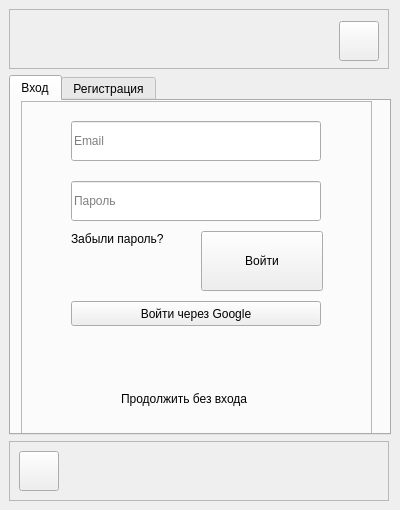
<?xml version="1.0" encoding="UTF-8"?>
<ui version="4.0">
 <class>MainWindow</class>
 <widget class="QMainWindow" name="MainWindow">
  <property name="geometry">
   <rect>
    <x>0</x>
    <y>0</y>
    <width>400</width>
    <height>510</height>
   </rect>
  </property>
  <property name="minimumSize">
   <size>
    <width>400</width>
    <height>510</height>
   </size>
  </property>
  <property name="maximumSize">
   <size>
    <width>400</width>
    <height>510</height>
   </size>
  </property>
  <property name="windowTitle">
   <string>MainWindow</string>
  </property>
  <widget class="QWidget" name="centralwidget">
   <property name="minimumSize">
    <size>
     <width>0</width>
     <height>0</height>
    </size>
   </property>
   <property name="maximumSize">
    <size>
     <width>16777215</width>
     <height>16777215</height>
    </size>
   </property>
   <layout class="QVBoxLayout" name="verticalLayout">
    <item>
     <widget class="QFrame" name="frame_btn_them">
      <property name="minimumSize">
       <size>
        <width>380</width>
        <height>60</height>
       </size>
      </property>
      <property name="maximumSize">
       <size>
        <width>380</width>
        <height>60</height>
       </size>
      </property>
      <property name="frameShape">
       <enum>QFrame::StyledPanel</enum>
      </property>
      <property name="frameShadow">
       <enum>QFrame::Raised</enum>
      </property>
      <layout class="QHBoxLayout" name="horizontalLayout">
       <item>
        <widget class="QWidget" name="widget" native="true">
         <property name="minimumSize">
          <size>
           <width>0</width>
           <height>40</height>
          </size>
         </property>
        </widget>
       </item>
       <item>
        <widget class="QPushButton" name="btn_them">
         <property name="minimumSize">
          <size>
           <width>40</width>
           <height>40</height>
          </size>
         </property>
         <property name="maximumSize">
          <size>
           <width>35</width>
           <height>35</height>
          </size>
         </property>
         <property name="text">
          <string/>
         </property>
        </widget>
       </item>
      </layout>
     </widget>
    </item>
    <item>
     <widget class="QTabWidget" name="tabWidget">
      <property name="currentIndex">
       <number>0</number>
      </property>
      <widget class="QWidget" name="tab_entry">
       <attribute name="title">
        <string>Вход</string>
       </attribute>
       <widget class="QFrame" name="frame_autorization">
        <property name="geometry">
         <rect>
          <x>-10</x>
          <y>-10</y>
          <width>371</width>
          <height>374</height>
         </rect>
        </property>
        <property name="maximumSize">
         <size>
          <width>380</width>
          <height>16777215</height>
         </size>
        </property>
        <property name="frameShape">
         <enum>QFrame::StyledPanel</enum>
        </property>
        <property name="frameShadow">
         <enum>QFrame::Raised</enum>
        </property>
        <widget class="QFrame" name="frame_11">
         <property name="geometry">
          <rect>
           <x>20</x>
           <y>10</y>
           <width>351</width>
           <height>351</height>
          </rect>
         </property>
         <property name="minimumSize">
          <size>
           <width>270</width>
           <height>250</height>
          </size>
         </property>
         <property name="maximumSize">
          <size>
           <width>16777215</width>
           <height>16777215</height>
          </size>
         </property>
         <property name="frameShape">
          <enum>QFrame::StyledPanel</enum>
         </property>
         <property name="frameShadow">
          <enum>QFrame::Raised</enum>
         </property>
         <widget class="QPushButton" name="btn_entry">
          <property name="geometry">
           <rect>
            <x>180</x>
            <y>130</y>
            <width>122</width>
            <height>60</height>
           </rect>
          </property>
          <property name="minimumSize">
           <size>
            <width>120</width>
            <height>60</height>
           </size>
          </property>
          <property name="text">
           <string>Войти</string>
          </property>
         </widget>
         <widget class="QPushButton" name="btn_google">
          <property name="geometry">
           <rect>
            <x>50</x>
            <y>200</y>
            <width>250</width>
            <height>25</height>
           </rect>
          </property>
          <property name="minimumSize">
           <size>
            <width>250</width>
            <height>25</height>
           </size>
          </property>
          <property name="maximumSize">
           <size>
            <width>250</width>
            <height>25</height>
           </size>
          </property>
          <property name="text">
           <string>Войти через Google</string>
          </property>
         </widget>
         <widget class="QLineEdit" name="lineEdit_password">
          <property name="geometry">
           <rect>
            <x>50</x>
            <y>80</y>
            <width>250</width>
            <height>40</height>
           </rect>
          </property>
          <property name="minimumSize">
           <size>
            <width>250</width>
            <height>40</height>
           </size>
          </property>
          <property name="placeholderText">
           <string>Пароль</string>
          </property>
         </widget>
         <widget class="QLineEdit" name="lineEdit_email">
          <property name="geometry">
           <rect>
            <x>50</x>
            <y>20</y>
            <width>250</width>
            <height>40</height>
           </rect>
          </property>
          <property name="minimumSize">
           <size>
            <width>250</width>
            <height>40</height>
           </size>
          </property>
          <property name="maximumSize">
           <size>
            <width>16777215</width>
            <height>16777215</height>
           </size>
          </property>
          <property name="placeholderText">
           <string>Email</string>
          </property>
         </widget>
         <widget class="QLabel" name="label_forgot_pass">
          <property name="geometry">
           <rect>
            <x>50</x>
            <y>130</y>
            <width>101</width>
            <height>16</height>
           </rect>
          </property>
          <property name="text">
           <string>Забыли пароль?</string>
          </property>
          <property name="openExternalLinks">
           <bool>false</bool>
          </property>
         </widget>
         <widget class="QLabel" name="label_not_entry">
          <property name="geometry">
           <rect>
            <x>100</x>
            <y>290</y>
            <width>141</width>
            <height>16</height>
           </rect>
          </property>
          <property name="text">
           <string>Продолжить без входа</string>
          </property>
          <property name="openExternalLinks">
           <bool>false</bool>
          </property>
         </widget>
         <widget class="QLabel" name="label_not_pass">
          <property name="geometry">
           <rect>
            <x>50</x>
            <y>56</y>
            <width>91</width>
            <height>20</height>
           </rect>
          </property>
          <property name="text">
           <string/>
          </property>
         </widget>
         <widget class="QLabel" name="label_not_login">
          <property name="geometry">
           <rect>
            <x>50</x>
            <y>0</y>
            <width>91</width>
            <height>20</height>
           </rect>
          </property>
          <property name="text">
           <string/>
          </property>
         </widget>
        </widget>
       </widget>
      </widget>
      <widget class="QWidget" name="tab_registration">
       <attribute name="title">
        <string>Регистрация</string>
       </attribute>
       <widget class="QFrame" name="frame">
        <property name="geometry">
         <rect>
          <x>0</x>
          <y>0</y>
          <width>371</width>
          <height>341</height>
         </rect>
        </property>
        <property name="frameShape">
         <enum>QFrame::StyledPanel</enum>
        </property>
        <property name="frameShadow">
         <enum>QFrame::Raised</enum>
        </property>
        <widget class="QLineEdit" name="lineEdit_create_email">
         <property name="geometry">
          <rect>
           <x>30</x>
           <y>90</y>
           <width>291</width>
           <height>40</height>
          </rect>
         </property>
         <property name="minimumSize">
          <size>
           <width>250</width>
           <height>40</height>
          </size>
         </property>
         <property name="maximumSize">
          <size>
           <width>16777215</width>
           <height>16777215</height>
          </size>
         </property>
         <property name="placeholderText">
          <string>Email</string>
         </property>
        </widget>
        <widget class="QLineEdit" name="lineEdit_create_pass">
         <property name="geometry">
          <rect>
           <x>30</x>
           <y>160</y>
           <width>291</width>
           <height>40</height>
          </rect>
         </property>
         <property name="minimumSize">
          <size>
           <width>250</width>
           <height>40</height>
          </size>
         </property>
         <property name="placeholderText">
          <string>Пароль</string>
         </property>
        </widget>
        <widget class="QLabel" name="label_create_email">
         <property name="geometry">
          <rect>
           <x>30</x>
           <y>70</y>
           <width>31</width>
           <height>16</height>
          </rect>
         </property>
         <property name="text">
          <string>Email</string>
         </property>
        </widget>
        <widget class="QLabel" name="label_create_pass">
         <property name="geometry">
          <rect>
           <x>30</x>
           <y>140</y>
           <width>51</width>
           <height>16</height>
          </rect>
         </property>
         <property name="text">
          <string>Пароль</string>
         </property>
        </widget>
        <widget class="QLabel" name="label_creat_repeat_pass">
         <property name="geometry">
          <rect>
           <x>30</x>
           <y>210</y>
           <width>121</width>
           <height>16</height>
          </rect>
         </property>
         <property name="text">
          <string>Повторите пароль</string>
         </property>
        </widget>
        <widget class="QLineEdit" name="lineEdit_create_repeat_pass">
         <property name="geometry">
          <rect>
           <x>30</x>
           <y>230</y>
           <width>291</width>
           <height>40</height>
          </rect>
         </property>
         <property name="minimumSize">
          <size>
           <width>250</width>
           <height>40</height>
          </size>
         </property>
         <property name="placeholderText">
          <string>Пароль</string>
         </property>
        </widget>
        <widget class="QPushButton" name="btn_create_account">
         <property name="geometry">
          <rect>
           <x>30</x>
           <y>290</y>
           <width>291</width>
           <height>31</height>
          </rect>
         </property>
         <property name="text">
          <string>Создать аккаунт</string>
         </property>
        </widget>
        <widget class="QLineEdit" name="lineEdit_create_name">
         <property name="geometry">
          <rect>
           <x>30</x>
           <y>20</y>
           <width>291</width>
           <height>40</height>
          </rect>
         </property>
         <property name="minimumSize">
          <size>
           <width>250</width>
           <height>40</height>
          </size>
         </property>
         <property name="maximumSize">
          <size>
           <width>16777215</width>
           <height>16777215</height>
          </size>
         </property>
         <property name="text">
          <string/>
         </property>
         <property name="placeholderText">
          <string>Имя</string>
         </property>
        </widget>
        <widget class="QLabel" name="label_creat_name">
         <property name="geometry">
          <rect>
           <x>30</x>
           <y>0</y>
           <width>31</width>
           <height>16</height>
          </rect>
         </property>
         <property name="text">
          <string>Имя</string>
         </property>
        </widget>
        <widget class="QLabel" name="label_creat_not_repeat_pass">
         <property name="geometry">
          <rect>
           <x>160</x>
           <y>210</y>
           <width>47</width>
           <height>13</height>
          </rect>
         </property>
         <property name="text">
          <string/>
         </property>
        </widget>
        <widget class="QLabel" name="label_create_not_pass">
         <property name="geometry">
          <rect>
           <x>160</x>
           <y>140</y>
           <width>47</width>
           <height>13</height>
          </rect>
         </property>
         <property name="text">
          <string/>
         </property>
        </widget>
        <widget class="QLabel" name="label_create_not_email">
         <property name="geometry">
          <rect>
           <x>160</x>
           <y>70</y>
           <width>47</width>
           <height>13</height>
          </rect>
         </property>
         <property name="text">
          <string/>
         </property>
        </widget>
        <widget class="QLabel" name="label_create_not_name">
         <property name="geometry">
          <rect>
           <x>160</x>
           <y>0</y>
           <width>47</width>
           <height>13</height>
          </rect>
         </property>
         <property name="text">
          <string/>
         </property>
        </widget>
       </widget>
      </widget>
     </widget>
    </item>
    <item>
     <widget class="QFrame" name="frame_btn_github">
      <property name="minimumSize">
       <size>
        <width>380</width>
        <height>60</height>
       </size>
      </property>
      <property name="maximumSize">
       <size>
        <width>380</width>
        <height>60</height>
       </size>
      </property>
      <property name="frameShape">
       <enum>QFrame::StyledPanel</enum>
      </property>
      <property name="frameShadow">
       <enum>QFrame::Raised</enum>
      </property>
      <layout class="QHBoxLayout" name="horizontalLayout_2">
       <item>
        <widget class="QPushButton" name="btn_github">
         <property name="minimumSize">
          <size>
           <width>40</width>
           <height>40</height>
          </size>
         </property>
         <property name="maximumSize">
          <size>
           <width>40</width>
           <height>40</height>
          </size>
         </property>
         <property name="text">
          <string/>
         </property>
        </widget>
       </item>
       <item>
        <widget class="QWidget" name="widget_3" native="true">
         <property name="minimumSize">
          <size>
           <width>0</width>
           <height>40</height>
          </size>
         </property>
        </widget>
       </item>
      </layout>
     </widget>
    </item>
   </layout>
  </widget>
 </widget>
 <resources/>
 <connections/>
</ui>
